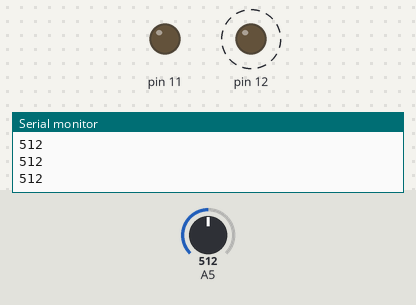
Recording of a sketch running on a simulated Arduino Uno, built with avr-gcc and run on an emulated ATmega328P. Parts: output pins drawn as LEDs (lit = HIGH), the last lines printed to the serial monitor. Dashed ring = blinking. The inputs (shaded band) are chosen by the test bench; at power-on: A5 = 512.

Above: at 1.2 s.
1.3 s: A5 set to 651
4.3 s: A5 set to 669
At 4.69 s:
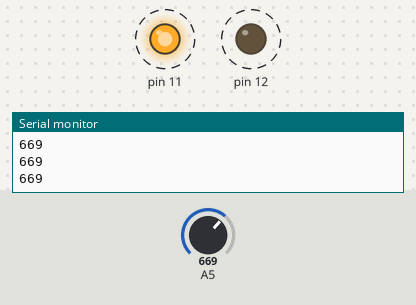
7.3 s: A5 set to 650
At 7.77 s:
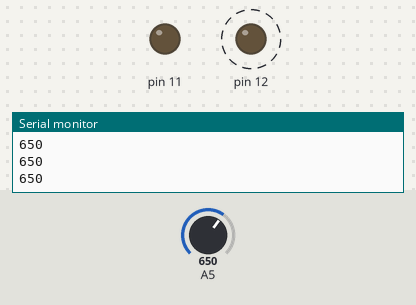
10.3 s: A5 set to 670
At 10.61 s:
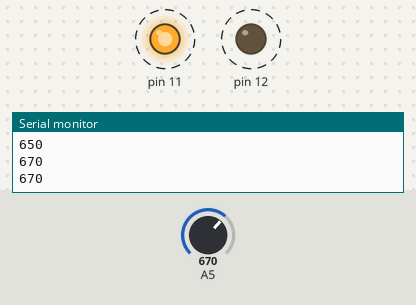
Timing chart, 0 to 14.3 s (numbered marks = the images above; inputs shaded):
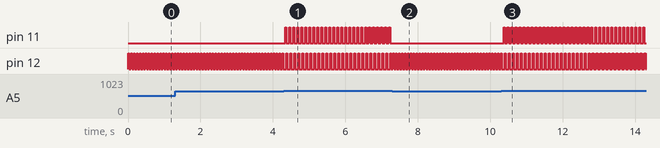

Measured:
- the behaviour switches between 659 and 660 on A5 (found by bisection; images 0 and 1)
- after the input at 4.3 s, pin 11: alternates HIGH for 0.03 s and LOW for 0.08 s, starting at once; pin 12: alternates HIGH for 0.03 s and LOW for 0.08 s, starting after 0.18 s
- after the input at 7.3 s, pin 11: stops changing and stays LOW; pin 12: alternates HIGH for 0.03 s and LOW for 0.05 s, starting after 0.10 s
- after the input at 10.3 s, pin 11: alternates HIGH for 0.03 s and LOW for 0.08 s, starting after 0.07 s; pin 12: alternates HIGH for 0.03 s and LOW for 0.08 s, starting after 0.21 s
- by itself, pin 12: alternates HIGH for 0.03 s and LOW for 0.05 s

The sketch:

SENSOR_DE_PULSO.ino
```cpp
int pulso=0;
int pulmin;
int x;

void setup (){
  Serial.begin(9600);
  pinMode(A5,INPUT);
  pinMode(11,OUTPUT);
  pinMode(12,OUTPUT);
}

void loop (){

  pulso= analogRead (A5);

  if (pulso>=660){
    digitalWrite (11,HIGH);
    delay  (30);
    digitalWrite(11,LOW);
  }
  if (pulso>=200){
    digitalWrite (12,HIGH);
    delay  (30);
    digitalWrite(12,LOW);

 delay(50);
 Serial.println(pulso);
  }   }
```
